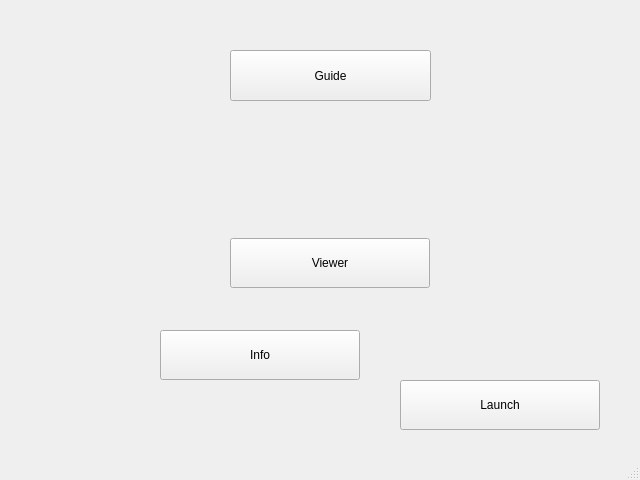
<?xml version="1.0" encoding="UTF-8"?>
<ui version="4.0">
 <class>MainWindow</class>
 <widget class="QMainWindow" name="MainWindow">
  <property name="geometry">
   <rect>
    <x>0</x>
    <y>0</y>
    <width>640</width>
    <height>480</height>
   </rect>
  </property>
  <property name="windowTitle">
   <string>MainWindow</string>
  </property>
  <widget class="QWidget" name="centralWidget">
   <widget class="QPushButton" name="pushButton">
    <property name="geometry">
     <rect>
      <x>400</x>
      <y>380</y>
      <width>200</width>
      <height>50</height>
     </rect>
    </property>
    <property name="text">
     <string>Launch</string>
    </property>
   </widget>
   <widget class="QPushButton" name="pushButton_2">
    <property name="geometry">
     <rect>
      <x>230</x>
      <y>238</y>
      <width>200</width>
      <height>50</height>
     </rect>
    </property>
    <property name="text">
     <string>Viewer</string>
    </property>
   </widget>
   <widget class="QPushButton" name="btnInfo">
    <property name="geometry">
     <rect>
      <x>160</x>
      <y>330</y>
      <width>200</width>
      <height>50</height>
     </rect>
    </property>
    <property name="text">
     <string>Info</string>
    </property>
   </widget>
   <widget class="QPushButton" name="btnGuide">
    <property name="geometry">
     <rect>
      <x>230</x>
      <y>50</y>
      <width>201</width>
      <height>51</height>
     </rect>
    </property>
    <property name="text">
     <string>Guide</string>
    </property>
   </widget>
  </widget>
  <widget class="QStatusBar" name="statusBar"/>
  <action name="actionNew_Session">
   <property name="text">
    <string>New Session</string>
   </property>
  </action>
  <action name="actionLoad_trees">
   <property name="text">
    <string>Load trees</string>
   </property>
  </action>
  <action name="actionExit">
   <property name="text">
    <string>Exit</string>
   </property>
  </action>
  <action name="actionManual">
   <property name="text">
    <string>Manual</string>
   </property>
  </action>
  <action name="actionAbout">
   <property name="text">
    <string>About</string>
   </property>
  </action>
 </widget>
 <layoutdefault spacing="6" margin="11"/>
 <resources/>
 <connections/>
</ui>
